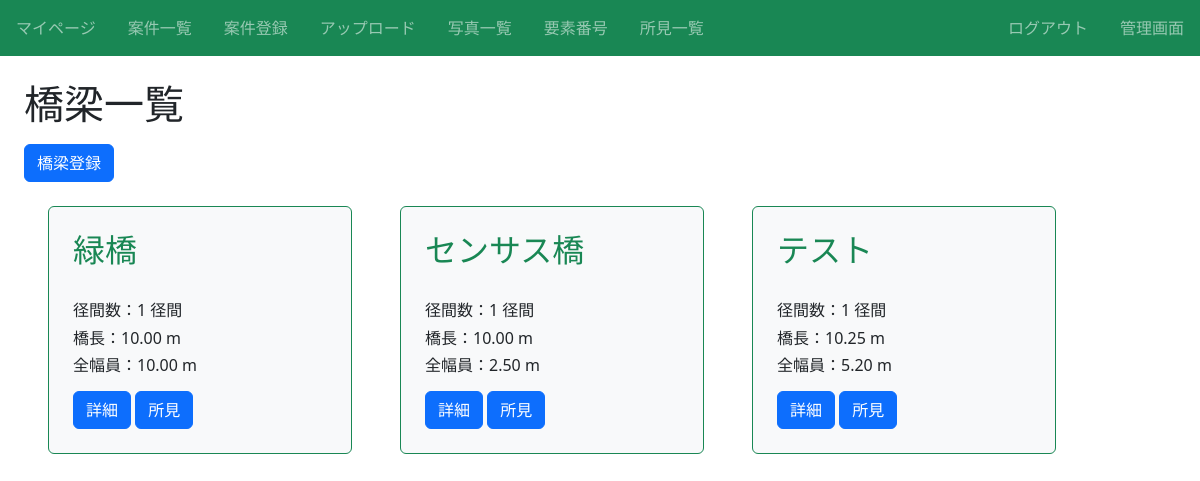
The app's page /article/4/infra/ (signed in), older data.
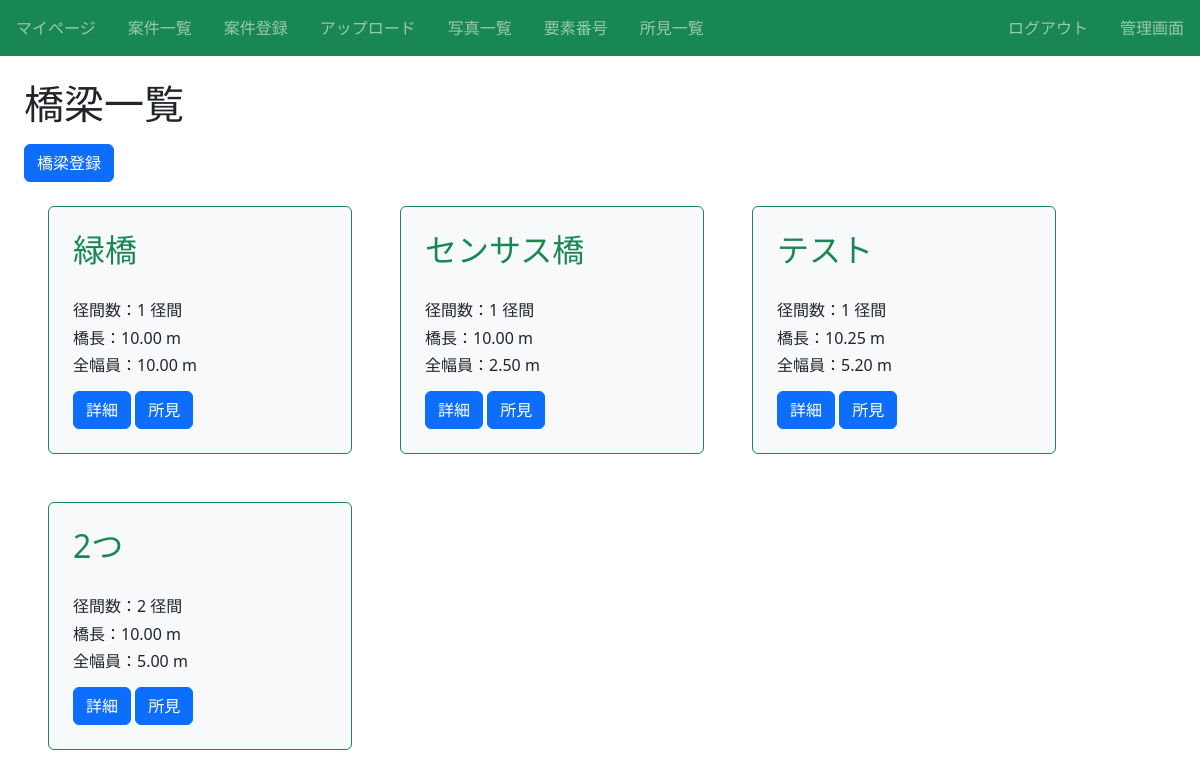
The same page, newer data.
### infra/models.py (models this page shows, shortened)
class Infra(models.Model):
    title = models.CharField(max_length=100)# 橋名
    径間数 = models.IntegerField()# 径間数
    橋長 = models.DecimalField(max_digits=10, decimal_places=2)# 橋長(最大桁数10桁、小数点以下2桁)
    全幅員 = models.DecimalField(max_digits=10, decimal_places=2)# 全幅員(最大桁数10桁、小数点以下2桁)
    路線名 = models.CharField(max_length=50)# 路線名
    latitude = models.CharField(max_length=50, blank=True)# 緯度
    longitude = models.CharField(max_length=50, blank=True)# 経度
    橋梁コード = models.CharField(max_length=50, blank=True)# 橋梁コード
    活荷重 = models.ManyToManyField(LoadWeight)# 活荷重
    等級 = models.ManyToManyField(LoadGrade)# 等級
    適用示方書 = models.ManyToManyField(Rulebook)# 適用示方書
    上部構造形式 = models.CharField(max_length=100)# 上部構造形式
    下部構造形式 = models.CharField(max_length=100)# 下部構造形式
    基礎構造形式 = models.CharField(max_length=100)# 基礎構造形式
    近接方法 = models.ManyToManyField(Approach)# 近接方法
    交通規制 = models.ManyToManyField(Regulation)# 交通規制
    第三者点検 = models.ManyToManyField(Thirdparty)# 第三者点検の有無
    海岸線との距離 = models.CharField(max_length=100)# 海岸線の距離
    路下条件 = models.ManyToManyField(UnderCondition)# 路下条件
    特記事項 = models.CharField(max_length=100, blank=True)# 特記事項
    カテゴリー = models.CharField(max_length=100, choices = CATEGORY)# カテゴリー
    交通量 = models.CharField(max_length=10, blank=True)# 12時間交通量
    大型車混入率 = models.CharField(max_length=10, blank=True)# 大型車混入率
    article = models.ForeignKey(Article, on_delete=models.CASCADE)

### infra/views.py (the view)
# urls.py: path('article/<int:pk>/infra/', views.ListInfraView.as_view(), name='list-infra'),# 対象の一覧
class ListInfraView(LoginRequiredMixin, ListView):
    template_name = 'infra/infra_list.html'
    model = Infra # 使用するモデル「infra」
    def get_queryset(self, **kwargs):
        queryset = super().get_queryset(**kwargs)
        queryset = queryset.filter(article = self.kwargs["pk"])
        return queryset
    def get_context_data(self, **kwargs):
        kwargs["article_id"] = self.kwargs["pk"]
        return super().get_context_data(**kwargs)

### infra/templates/infra/infra_list.html (shortened to what this page needs)
{% extends "base.html" %}
{% block h1 %}橋梁一覧{% endblock %}
{% block content %}
<div class="mt-3">
  <a href="{% url 'create-infra' pk=article_id %}" class="btn btn-primary">橋梁登録</a>
</div>
<div class="d-flex flex-wrap">
    {% for item in object_list %}
    <div class="p-4 m-4 bg-light border border-success rounded" style="width: 19rem;">
        <h2 class="text-success">{{ item.title }}</h2><br>
        <h6 class="card-text">径間数：{{ item.径間数 }} 径間</h6>
        <h6 class="card-text">橋長：{{ item.橋長 }} m</h6>
        <h6 class="card-text">全幅員：{{ item.全幅員 }} m</h6>
        <div class="mt-3">
            <a href="{% url 'detail-infra' item.pk %}" class="btn btn-primary">詳細</a>
            <a href="{% url 'detail-infra' item.pk %}" class="btn btn-primary">所見</a>
        </div>
    </div>
    {% endfor %}
</div>
{% endblock content %}

Row changes from the older to the newer data that the page shows:
added Infra: title "2つ", 径間数 "2", 橋長 "10.00", 全幅員 "5.00"
